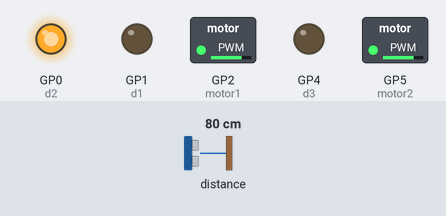
The program below on a simulated Raspberry Pi Pico running CircuitPython. Parts: switched loads named in the program (green lamp = pin HIGH), output pins drawn as LEDs (lit = HIGH). The test bench sets the inputs (shaded band); at power-on: distance to the obstacle 80 cm. Pins used as bus, display or sensor lines are not drawn; what the program prints to the serial console is not drawn.

Above: at 0.1 s.
Timing chart, 0 to 1.6 s (numbered marks = the images above):
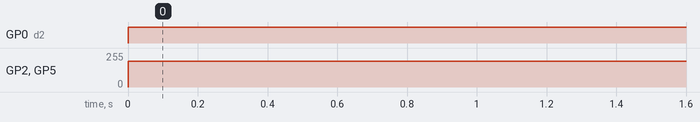

The program:

Ramtest_2.py
```python
import board
import busio
import adafruit_tca9548a
import adafruit_vl6180x
import time
import analogio
import pwmio
import digitalio

runtime = True

#sensor time
i2c = busio.I2C(board.GP15, board.GP14) # uses board.SCL and board.SDA

mux = adafruit_tca9548a.TCA9548A(i2c) # make tsa (multiplexer) object using i2c

#wheel time

motor1 = pwmio.PWMOut(board.GP2, frequency = 1000)

d1 = digitalio.DigitalInOut(board.GP1)
d1.direction = digitalio.Direction.OUTPUT
d2 = digitalio.DigitalInOut(board.GP0)
d2.direction = digitalio.Direction.OUTPUT

motor2 = pwmio.PWMOut(board.GP5, frequency = 1000)

d3 = digitalio.DigitalInOut(board.GP4)
d3.direction = digitalio.Direction.OUTPUT
d4 = digitalio.DigitalInOut(board.GP3)
d4.direction = digitalio.Direction.OUTPUT

d1.value = 0
d2.value = 1

d3.value = 0
d4.value = 1

motor1.duty_cycle = 50000
motor2.duty_cycle = 50000

Lsensor = adafruit_vl6180x.VL6180X(mux[7])
#Fsensor = adafruit_vl6180x.VL6180X(mux[0])
Rsensor = adafruit_vl6180x.VL6180X(mux[3])

print('L Range: {0}mm'.format(Lsensor.range))
#print('F Range: {0}mm'.format(Fsensor.range))
print('R Range: {0}mm'.format(Rsensor.range))

time.sleep(1)

while runtime==True:


    if Lsensor.range < 15:
        motor1.duty_cycle = 0
        motor2.duty_cycle = 0
        runtime = False
        
```

Measured:
- by itself, GP0 (d2): LOW → HIGH at 0.00 s
- by itself, GP2 (motor1), GP5 (motor2): 0/255 → 195/255 at 0.00 s
